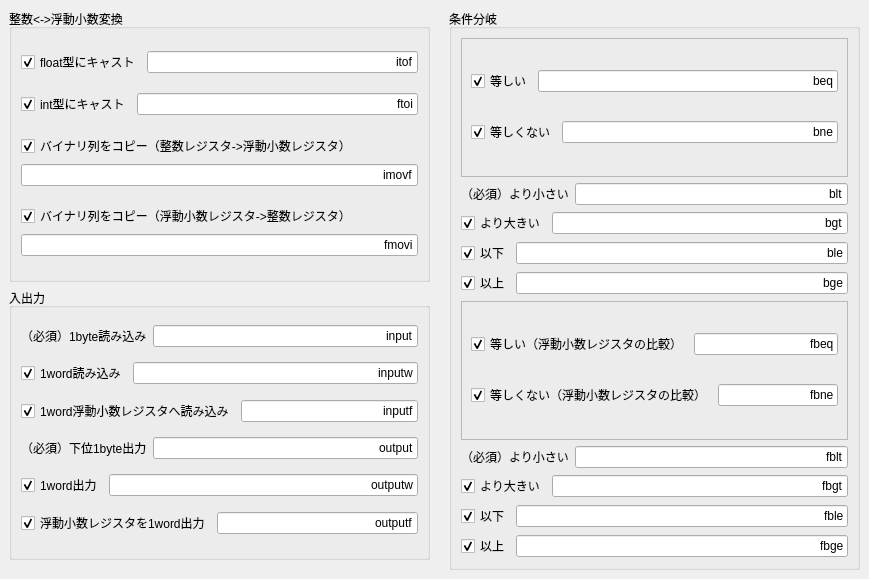
     <widget class="QWidget" name="tab_4">
      <attribute name="title">
       <string>命令セット2</string>
      </attribute>
      <widget class="QGroupBox" name="groupBox_21">
       <property name="geometry">
        <rect>
         <x>449</x>
         <y>9</y>
         <width>411</width>
         <height>561</height>
        </rect>
       </property>
       <property name="title">
        <string>条件分岐</string>
       </property>
       <layout class="QVBoxLayout" name="verticalLayout_19">
        <item>
         <widget class="QFrame" name="frame_2">
          <property name="frameShape">
           <enum>QFrame::StyledPanel</enum>
          </property>
          <property name="frameShadow">
           <enum>QFrame::Raised</enum>
          </property>
          <layout class="QVBoxLayout" name="verticalLayout_17">
           <item>
            <layout class="QHBoxLayout" name="horizontalLayout_78">
             <item>
              <widget class="QCheckBox" name="checkBEQ">
               <property name="text">
                <string>等しい</string>
               </property>
               <property name="checked">
                <bool>true</bool>
               </property>
              </widget>
             </item>
             <item>
              <widget class="QLineEdit" name="lineBEQ">
               <property name="whatsThis">
                <string>BEQ</string>
               </property>
               <property name="text">
                <string>beq</string>
               </property>
               <property name="alignment">
                <set>Qt::AlignRight|Qt::AlignTrailing|Qt::AlignVCenter</set>
               </property>
              </widget>
             </item>
            </layout>
           </item>
           <item>
            <layout class="QHBoxLayout" name="horizontalLayout_90">
             <item>
              <widget class="QCheckBox" name="checkBNE">
               <property name="text">
                <string>等しくない</string>
               </property>
               <property name="checked">
                <bool>true</bool>
               </property>
              </widget>
             </item>
             <item>
              <widget class="QLineEdit" name="lineBNE">
               <property name="whatsThis">
                <string>BNE</string>
               </property>
               <property name="text">
                <string>bne</string>
               </property>
               <property name="alignment">
                <set>Qt::AlignRight|Qt::AlignTrailing|Qt::AlignVCenter</set>
               </property>
              </widget>
             </item>
            </layout>
           </item>
          </layout>
         </widget>
        </item>
        <item>
         <layout class="QHBoxLayout" name="horizontalLayout_83">
          <item>
           <widget class="QLabel" name="label_44">
            <property name="text">
             <string>（必須）より小さい</string>
            </property>
           </widget>
          </item>
          <item>
           <widget class="QLineEdit" name="lineBLT">
            <property name="whatsThis">
             <string>BLT</string>
            </property>
            <property name="text">
             <string>blt</string>
            </property>
            <property name="alignment">
             <set>Qt::AlignRight|Qt::AlignTrailing|Qt::AlignVCenter</set>
            </property>
           </widget>
          </item>
         </layout>
        </item>
        <item>
         <layout class="QHBoxLayout" name="horizontalLayout_87">
          <item>
           <widget class="QCheckBox" name="checkBGT">
            <property name="text">
             <string>より大きい</string>
            </property>
            <property name="checked">
             <bool>true</bool>
            </property>
           </widget>
          </item>
          <item>
           <widget class="QLineEdit" name="lineBGT">
            <property name="whatsThis">
             <string>BGT</string>
            </property>
            <property name="text">
             <string>bgt</string>
            </property>
            <property name="alignment">
             <set>Qt::AlignRight|Qt::AlignTrailing|Qt::AlignVCenter</set>
            </property>
           </widget>
          </item>
         </layout>
        </item>
        <item>
         <layout class="QHBoxLayout" name="horizontalLayout_88">
          <item>
           <widget class="QCheckBox" name="checkBLE">
            <property name="text">
             <string>以下</string>
            </property>
            <property name="checked">
             <bool>true</bool>
            </property>
           </widget>
          </item>
          <item>
           <widget class="QLineEdit" name="lineBLE">
            <property name="whatsThis">
             <string>BLE</string>
            </property>
            <property name="text">
             <string>ble</string>
            </property>
            <property name="alignment">
             <set>Qt::AlignRight|Qt::AlignTrailing|Qt::AlignVCenter</set>
            </property>
           </widget>
          </item>
         </layout>
        </item>
        <item>
         <layout class="QHBoxLayout" name="horizontalLayout_89">
          <item>
           <widget class="QCheckBox" name="checkBGE">
            <property name="text">
             <string>以上</string>
            </property>
            <property name="checked">
             <bool>true</bool>
            </property>
           </widget>
          </item>
          <item>
           <widget class="QLineEdit" name="lineBGE">
            <property name="whatsThis">
             <string>BGE</string>
            </property>
            <property name="text">
             <string>bge</string>
            </property>
            <property name="alignment">
             <set>Qt::AlignRight|Qt::AlignTrailing|Qt::AlignVCenter</set>
            </property>
           </widget>
          </item>
         </layout>
        </item>
        <item>
         <widget class="QFrame" name="frame_3">
          <property name="frameShape">
           <enum>QFrame::StyledPanel</enum>
          </property>
          <property name="frameShadow">
           <enum>QFrame::Raised</enum>
          </property>
          <layout class="QVBoxLayout" name="verticalLayout_18">
           <item>
            <layout class="QHBoxLayout" name="horizontalLayout_91">
             <item>
              <widget class="QCheckBox" name="checkFBEQ">
               <property name="text">
                <string>等しい（浮動小数レジスタの比較）</string>
               </property>
               <property name="checked">
                <bool>true</bool>
               </property>
              </widget>
             </item>
             <item>
              <widget class="QLineEdit" name="lineFBEQ">
               <property name="whatsThis">
                <string>FBEQ</string>
               </property>
               <property name="text">
                <string>fbeq</string>
               </property>
               <property name="alignment">
                <set>Qt::AlignRight|Qt::AlignTrailing|Qt::AlignVCenter</set>
               </property>
              </widget>
             </item>
            </layout>
           </item>
           <item>
            <layout class="QHBoxLayout" name="horizontalLayout_92">
             <item>
              <widget class="QCheckBox" name="checkFBNE">
               <property name="text">
                <string>等しくない（浮動小数レジスタの比較）</string>
               </property>
               <property name="checked">
                <bool>true</bool>
               </property>
              </widget>
             </item>
             <item>
              <widget class="QLineEdit" name="lineFBNE">
               <property name="whatsThis">
                <string>FBNE</string>
               </property>
               <property name="text">
                <string>fbne</string>
               </property>
               <property name="alignment">
                <set>Qt::AlignRight|Qt::AlignTrailing|Qt::AlignVCenter</set>
               </property>
              </widget>
             </item>
            </layout>
           </item>
          </layout>
         </widget>
        </item>
        <item>
         <layout class="QHBoxLayout" name="horizontalLayout_99">
          <item>
           <widget class="QLabel" name="label_47">
            <property name="text">
             <string>（必須）より小さい</string>
            </property>
           </widget>
          </item>
          <item>
           <widget class="QLineEdit" name="lineFBLT">
            <property name="whatsThis">
             <string>FBLT</string>
            </property>
            <property name="text">
             <string>fblt</string>
            </property>
            <property name="alignment">
             <set>Qt::AlignRight|Qt::AlignTrailing|Qt::AlignVCenter</set>
            </property>
           </widget>
          </item>
         </layout>
        </item>
        <item>
         <layout class="QHBoxLayout" name="horizontalLayout_101">
          <item>
           <widget class="QCheckBox" name="checkFBGT">
            <property name="text">
             <string>より大きい</string>
            </property>
            <property name="checked">
             <bool>true</bool>
            </property>
           </widget>
          </item>
          <item>
           <widget class="QLineEdit" name="lineFBGT">
            <property name="whatsThis">
             <string>FBGT</string>
            </property>
            <property name="text">
             <string>fbgt</string>
            </property>
            <property name="alignment">
             <set>Qt::AlignRight|Qt::AlignTrailing|Qt::AlignVCenter</set>
            </property>
           </widget>
          </item>
         </layout>
        </item>
        <item>
         <layout class="QHBoxLayout" name="horizontalLayout_102">
          <item>
           <widget class="QCheckBox" name="checkFBLE">
            <property name="text">
             <string>以下</string>
            </property>
            <property name="checked">
             <bool>true</bool>
            </property>
           </widget>
          </item>
          <item>
           <widget class="QLineEdit" name="lineFBLE">
            <property name="whatsThis">
             <string>FBLE</string>
            </property>
            <property name="text">
             <string>fble</string>
            </property>
            <property name="alignment">
             <set>Qt::AlignRight|Qt::AlignTrailing|Qt::AlignVCenter</set>
            </property>
           </widget>
          </item>
         </layout>
        </item>
        <item>
         <layout class="QHBoxLayout" name="horizontalLayout_100">
          <item>
           <widget class="QCheckBox" name="checkFBGE">
            <property name="text">
             <string>以上</string>
            </property>
            <property name="checked">
             <bool>true</bool>
            </property>
           </widget>
          </item>
          <item>
           <widget class="QLineEdit" name="lineFBGE">
            <property name="whatsThis">
             <string>FBGE</string>
            </property>
            <property name="text">
             <string>fbge</string>
            </property>
            <property name="alignment">
             <set>Qt::AlignRight|Qt::AlignTrailing|Qt::AlignVCenter</set>
            </property>
           </widget>
          </item>
         </layout>
        </item>
       </layout>
      </widget>
      <widget class="QWidget" name="layoutWidget">
       <property name="geometry">
        <rect>
         <x>9</x>
         <y>9</y>
         <width>421</width>
         <height>551</height>
        </rect>
       </property>
       <layout class="QVBoxLayout" name="verticalLayout_20">
        <item>
         <widget class="QGroupBox" name="groupBox_18">
          <property name="title">
           <string>整数&lt;-&gt;浮動小数変換</string>
          </property>
          <layout class="QVBoxLayout" name="verticalLayout_15">
           <item>
            <layout class="QHBoxLayout" name="horizontalLayout_66">
             <item>
              <widget class="QCheckBox" name="checkITOF">
               <property name="text">
                <string>float型にキャスト</string>
               </property>
               <property name="checked">
                <bool>true</bool>
               </property>
              </widget>
             </item>
             <item>
              <widget class="QLineEdit" name="lineITOF">
               <property name="whatsThis">
                <string>ITOF</string>
               </property>
               <property name="text">
                <string>itof</string>
               </property>
               <property name="alignment">
                <set>Qt::AlignRight|Qt::AlignTrailing|Qt::AlignVCenter</set>
               </property>
              </widget>
             </item>
            </layout>
           </item>
           <item>
            <layout class="QHBoxLayout" name="horizontalLayout_64">
             <item>
              <widget class="QCheckBox" name="checkFTOI">
               <property name="text">
                <string>int型にキャスト</string>
               </property>
               <property name="checked">
                <bool>true</bool>
               </property>
              </widget>
             </item>
             <item>
              <widget class="QLineEdit" name="lineFTOI">
               <property name="whatsThis">
                <string>FTOI</string>
               </property>
               <property name="text">
                <string>ftoi</string>
               </property>
               <property name="alignment">
                <set>Qt::AlignRight|Qt::AlignTrailing|Qt::AlignVCenter</set>
               </property>
              </widget>
             </item>
            </layout>
           </item>
           <item>
            <layout class="QVBoxLayout" name="verticalLayout_9">
             <item>
              <widget class="QCheckBox" name="checkIMOVF">
               <property name="text">
                <string>バイナリ列をコピー（整数レジスタ-&gt;浮動小数レジスタ）</string>
               </property>
               <property name="checked">
                <bool>true</bool>
               </property>
              </widget>
             </item>
             <item>
              <widget class="QLineEdit" name="lineIMOVF">
               <property name="whatsThis">
                <string>IMOVF</string>
               </property>
               <property name="text">
                <string>imovf</string>
               </property>
               <property name="alignment">
                <set>Qt::AlignRight|Qt::AlignTrailing|Qt::AlignVCenter</set>
               </property>
              </widget>
             </item>
            </layout>
           </item>
           <item>
            <layout class="QVBoxLayout" name="verticalLayout_10">
             <item>
              <widget class="QCheckBox" name="checkFMOVI">
               <property name="text">
                <string>バイナリ列をコピー（浮動小数レジスタ-&gt;整数レジスタ）</string>
               </property>
               <property name="checked">
                <bool>true</bool>
               </property>
              </widget>
             </item>
             <item>
              <widget class="QLineEdit" name="lineFMOVI">
               <property name="whatsThis">
                <string>FMOVI</string>
               </property>
               <property name="text">
                <string>fmovi</string>
               </property>
               <property name="alignment">
                <set>Qt::AlignRight|Qt::AlignTrailing|Qt::AlignVCenter</set>
               </property>
              </widget>
             </item>
            </layout>
           </item>
          </layout>
         </widget>
        </item>
        <item>
         <widget class="QGroupBox" name="groupBox_19">
          <property name="title">
           <string>入出力</string>
          </property>
          <layout class="QVBoxLayout" name="verticalLayout_16">
           <item>
            <layout class="QHBoxLayout" name="horizontalLayout_63">
             <item>
              <widget class="QLabel" name="label_23">
               <property name="text">
                <string>（必須）1byte読み込み</string>
               </property>
              </widget>
             </item>
             <item>
              <widget class="QLineEdit" name="lineINPUTBYTE">
               <property name="whatsThis">
                <string>INPUTBYTE</string>
               </property>
               <property name="text">
                <string>input</string>
               </property>
               <property name="alignment">
                <set>Qt::AlignRight|Qt::AlignTrailing|Qt::AlignVCenter</set>
               </property>
              </widget>
             </item>
            </layout>
           </item>
           <item>
            <layout class="QHBoxLayout" name="horizontalLayout_76">
             <item>
              <widget class="QCheckBox" name="checkINPUTWORD">
               <property name="text">
                <string>1word読み込み</string>
               </property>
               <property name="checked">
                <bool>true</bool>
               </property>
              </widget>
             </item>
             <item>
              <widget class="QLineEdit" name="lineINPUTWORD">
               <property name="whatsThis">
                <string>INPUTWORD</string>
               </property>
               <property name="text">
                <string>inputw</string>
               </property>
               <property name="alignment">
                <set>Qt::AlignRight|Qt::AlignTrailing|Qt::AlignVCenter</set>
               </property>
              </widget>
             </item>
            </layout>
           </item>
           <item>
            <layout class="QHBoxLayout" name="horizontalLayout_82">
             <item>
              <widget class="QCheckBox" name="checkINPUTFLOAT">
               <property name="text">
                <string>1word浮動小数レジスタへ読み込み</string>
               </property>
               <property name="checked">
                <bool>true</bool>
               </property>
              </widget>
             </item>
             <item>
              <widget class="QLineEdit" name="lineINPUTFLOAT">
               <property name="whatsThis">
                <string>INPUTFLOAT</string>
               </property>
               <property name="text">
                <string>inputf</string>
               </property>
               <property name="alignment">
                <set>Qt::AlignRight|Qt::AlignTrailing|Qt::AlignVCenter</set>
               </property>
              </widget>
             </item>
            </layout>
           </item>
           <item>
            <layout class="QHBoxLayout" name="horizontalLayout_77">
             <item>
              <widget class="QLabel" name="label_43">
               <property name="text">
                <string>（必須）下位1byte出力</string>
               </property>
              </widget>
             </item>
             <item>
              <widget class="QLineEdit" name="lineOUTPUTBYTE">
               <property name="whatsThis">
                <string>OUTPUTBYTE</string>
               </property>
               <property name="text">
                <string>output</string>
               </property>
               <property name="alignment">
                <set>Qt::AlignRight|Qt::AlignTrailing|Qt::AlignVCenter</set>
               </property>
              </widget>
             </item>
            </layout>
           </item>
           <item>
            <layout class="QHBoxLayout" name="horizontalLayout_79">
             <item>
              <widget class="QCheckBox" name="checkOUTPUTWORD">
               <property name="text">
                <string>1word出力</string>
               </property>
               <property name="checked">
                <bool>true</bool>
               </property>
              </widget>
             </item>
             <item>
              <widget class="QLineEdit" name="lineOUTPUTWORD">
               <property name="whatsThis">
                <string>OUTPUTWORD</string>
               </property>
               <property name="text">
                <string>outputw</string>
               </property>
               <property name="alignment">
                <set>Qt::AlignRight|Qt::AlignTrailing|Qt::AlignVCenter</set>
               </property>
              </widget>
             </item>
            </layout>
           </item>
           <item>
            <layout class="QHBoxLayout" name="horizontalLayout_80">
             <item>
              <widget class="QCheckBox" name="checkOUTPUTFLOAT">
               <property name="text">
                <string>浮動小数レジスタを1word出力</string>
               </property>
               <property name="checked">
                <bool>true</bool>
               </property>
              </widget>
             </item>
             <item>
              <widget class="QLineEdit" name="lineOUTPUTFLOAT">
               <property name="whatsThis">
                <string>OUTPUTFLOAT</string>
               </property>
               <property name="text">
                <string>outputf</string>
               </property>
               <property name="alignment">
                <set>Qt::AlignRight|Qt::AlignTrailing|Qt::AlignVCenter</set>
               </property>
              </widget>
             </item>
            </layout>
           </item>
          </layout>
         </widget>
        </item>
       </layout>
      </widget>
     </widget>
